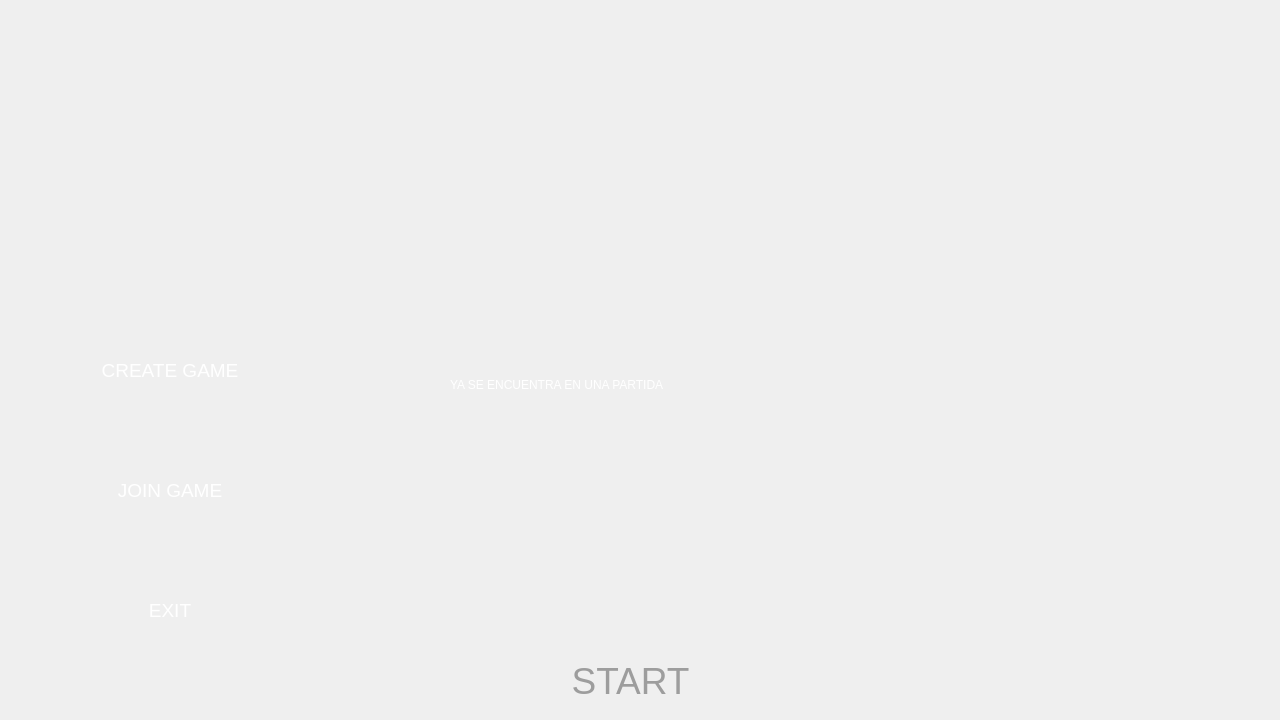
<?xml version="1.0" encoding="UTF-8"?>
<ui version="4.0">
 <class>MainWindow</class>
 <widget class="QMainWindow" name="MainWindow">
  <property name="enabled">
   <bool>true</bool>
  </property>
  <property name="geometry">
   <rect>
    <x>0</x>
    <y>0</y>
    <width>1280</width>
    <height>720</height>
   </rect>
  </property>
  <property name="windowTitle">
   <string>MainWindow</string>
  </property>
  <property name="styleSheet">
   <string notr="true">background-image: url(:lobby_background.jpg);</string>
  </property>
  <property name="tabShape">
   <enum>QTabWidget::Rounded</enum>
  </property>
  <widget class="QWidget" name="centralwidget">
   <property name="enabled">
    <bool>true</bool>
   </property>
   <widget class="QPushButton" name="createButton">
    <property name="enabled">
     <bool>true</bool>
    </property>
    <property name="geometry">
     <rect>
      <x>70</x>
      <y>350</y>
      <width>200</width>
      <height>41</height>
     </rect>
    </property>
    <property name="maximumSize">
     <size>
      <width>200</width>
      <height>50</height>
     </size>
    </property>
    <property name="font">
     <font>
      <pointsize>14</pointsize>
     </font>
    </property>
    <property name="mouseTracking">
     <bool>true</bool>
    </property>
    <property name="layoutDirection">
     <enum>Qt::LeftToRight</enum>
    </property>
    <property name="styleSheet">
     <string notr="true">QPushButton {
    border: none;
    background: none;
	color : rgb(255,255,255);
}

QPushButton:hover {
	color: rgb(176, 10, 10)
}</string>
    </property>
    <property name="text">
     <string>CREATE GAME</string>
    </property>
    <property name="iconSize">
     <size>
      <width>32</width>
      <height>32</height>
     </size>
    </property>
   </widget>
   <widget class="QPushButton" name="joinButton">
    <property name="enabled">
     <bool>true</bool>
    </property>
    <property name="geometry">
     <rect>
      <x>70</x>
      <y>470</y>
      <width>200</width>
      <height>41</height>
     </rect>
    </property>
    <property name="maximumSize">
     <size>
      <width>200</width>
      <height>50</height>
     </size>
    </property>
    <property name="font">
     <font>
      <pointsize>14</pointsize>
     </font>
    </property>
    <property name="mouseTracking">
     <bool>true</bool>
    </property>
    <property name="styleSheet">
     <string notr="true">QPushButton {
    border: none;
    background: none;
	color : rgb(255,255,255);
}

QPushButton:hover {
	color: rgb(176, 10, 10)
}</string>
    </property>
    <property name="text">
     <string>JOIN GAME</string>
    </property>
    <property name="iconSize">
     <size>
      <width>32</width>
      <height>32</height>
     </size>
    </property>
   </widget>
   <widget class="QPushButton" name="exitButton">
    <property name="enabled">
     <bool>true</bool>
    </property>
    <property name="geometry">
     <rect>
      <x>70</x>
      <y>590</y>
      <width>200</width>
      <height>41</height>
     </rect>
    </property>
    <property name="maximumSize">
     <size>
      <width>200</width>
      <height>50</height>
     </size>
    </property>
    <property name="font">
     <font>
      <pointsize>14</pointsize>
     </font>
    </property>
    <property name="mouseTracking">
     <bool>true</bool>
    </property>
    <property name="styleSheet">
     <string notr="true">QPushButton {
    border: none;
    background: none;
	color : rgb(255,255,255);
}

QPushButton:hover {
	color: rgb(176, 10, 10)
}</string>
    </property>
    <property name="text">
     <string>EXIT</string>
    </property>
    <property name="iconSize">
     <size>
      <width>32</width>
      <height>32</height>
     </size>
    </property>
   </widget>
   <widget class="QPushButton" name="startButton">
    <property name="enabled">
     <bool>false</bool>
    </property>
    <property name="geometry">
     <rect>
      <x>450</x>
      <y>650</y>
      <width>361</width>
      <height>61</height>
     </rect>
    </property>
    <property name="maximumSize">
     <size>
      <width>500</width>
      <height>100</height>
     </size>
    </property>
    <property name="font">
     <font>
      <pointsize>28</pointsize>
     </font>
    </property>
    <property name="mouseTracking">
     <bool>true</bool>
    </property>
    <property name="styleSheet">
     <string notr="true">QPushButton {
    border: none;
    background: none;
	color: rgb(157, 157, 157);
}

QPushButton:hover {
	color: rgb(176, 10, 10)
}</string>
    </property>
    <property name="text">
     <string>START</string>
    </property>
   </widget>
   <widget class="QLabel" name="labelMatch">
    <property name="enabled">
     <bool>true</bool>
    </property>
    <property name="geometry">
     <rect>
      <x>450</x>
      <y>360</y>
      <width>600</width>
      <height>50</height>
     </rect>
    </property>
    <property name="styleSheet">
     <string notr="true">border: none;
background: none;
color : rgb(255,255,255);</string>
    </property>
    <property name="text">
     <string>YA SE ENCUENTRA EN UNA PARTIDA</string>
    </property>
    <property name="alignment">
     <set>Qt::AlignLeading|Qt::AlignLeft|Qt::AlignVCenter</set>
    </property>
   </widget>
  </widget>
 </widget>
 <resources/>
 <connections/>
</ui>
